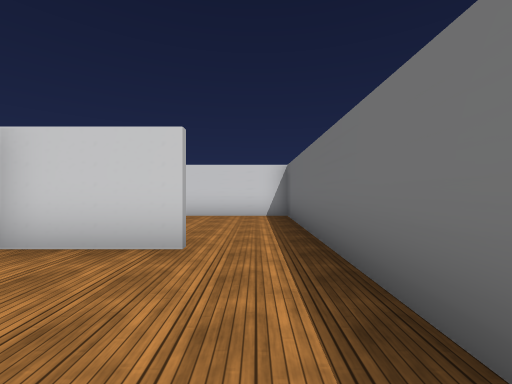
view 1 (above)

24 first-person views from a walk through a 3-D level made in the Unity game engine. The camera is 1.4 m above the floor, looks level and sees 90° across. The floor is counted in squares, 2 m on a side. Each view is taken from the middle of a square. On the plan, view 1 faces up. The plan holds only what a view shows up to about 9 squares ahead; the rest is blank. The place goes on beyond the plan. The player is left out. Some animated figures are left out. Some surface patterns are stand-ins.

view 2
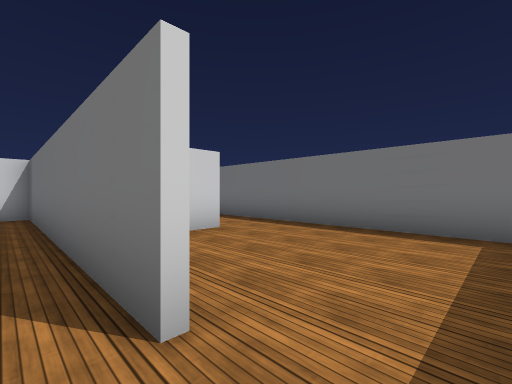

view 3
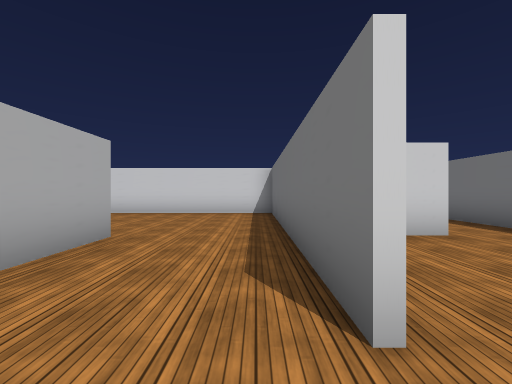

view 4
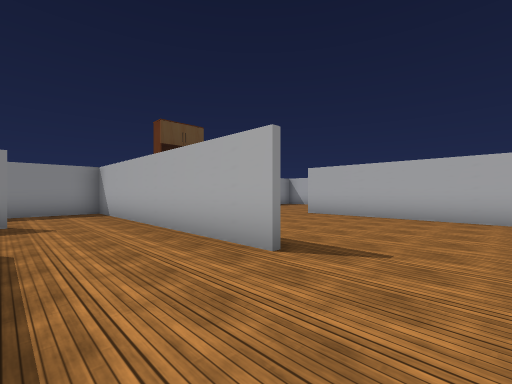

view 5
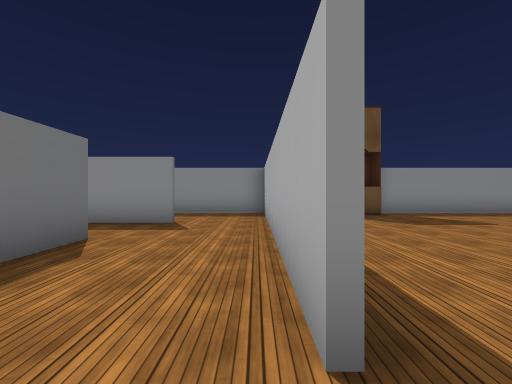

view 6
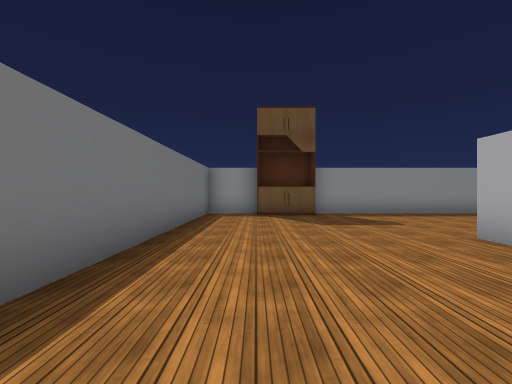

view 7
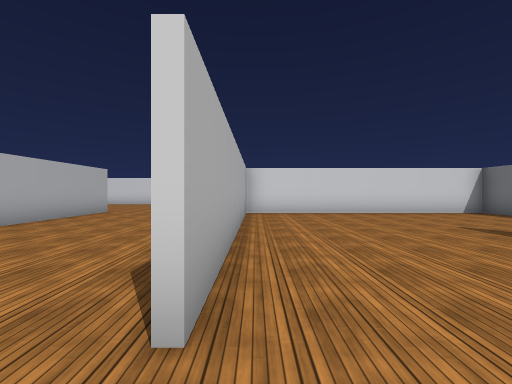

view 8
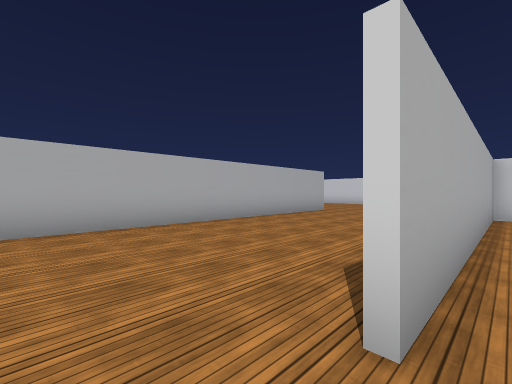

view 9
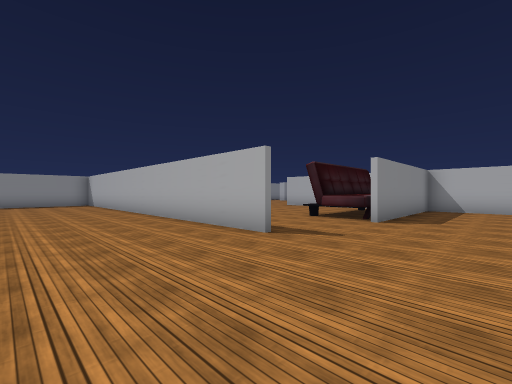

view 10
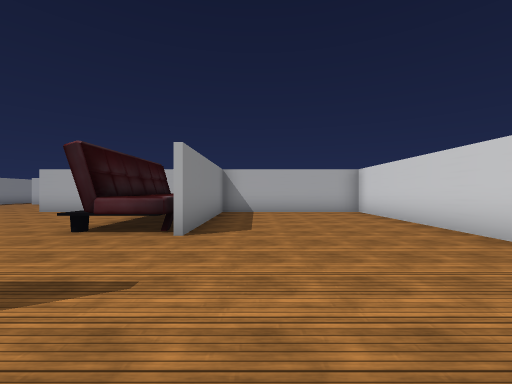

view 11
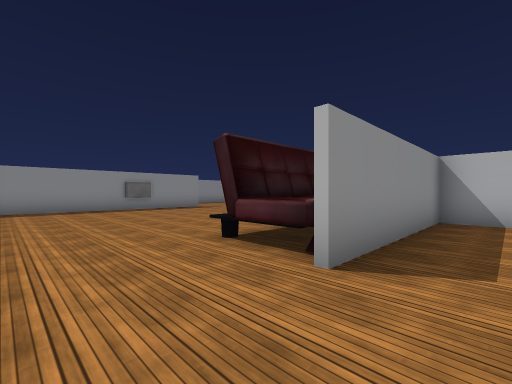

view 12
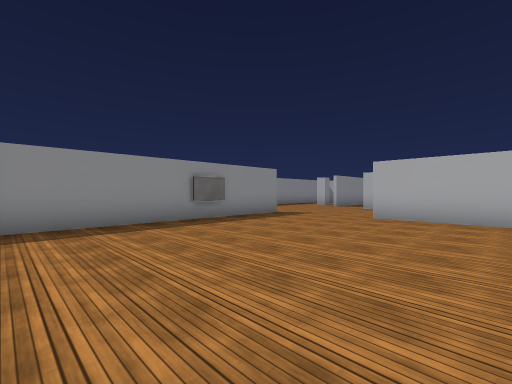

view 13
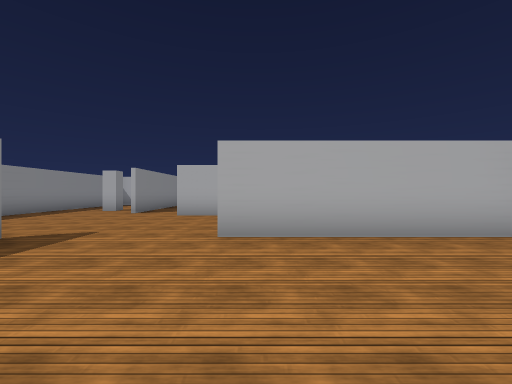

view 14
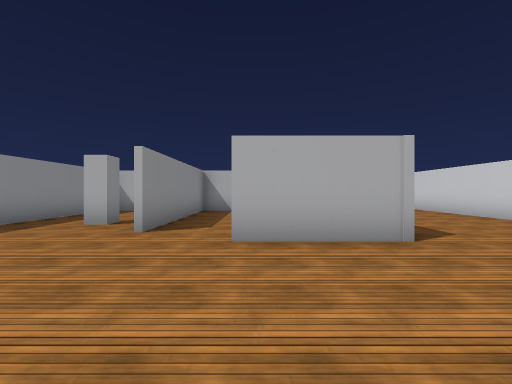

view 15
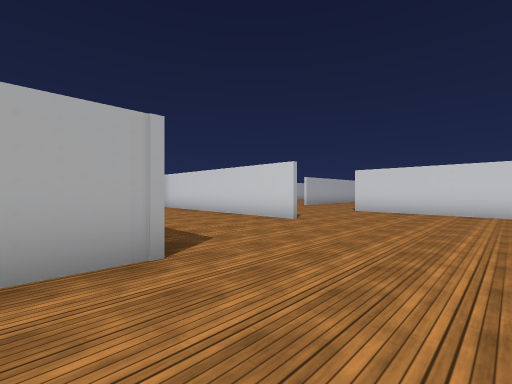

view 16
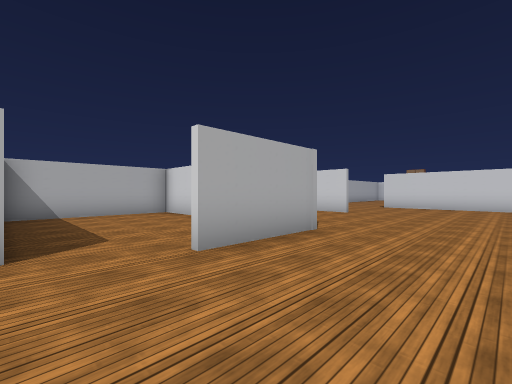

view 17
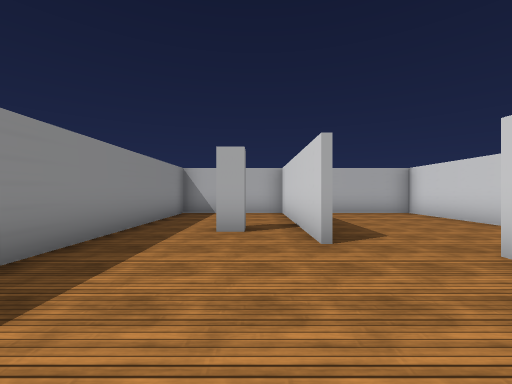

view 18
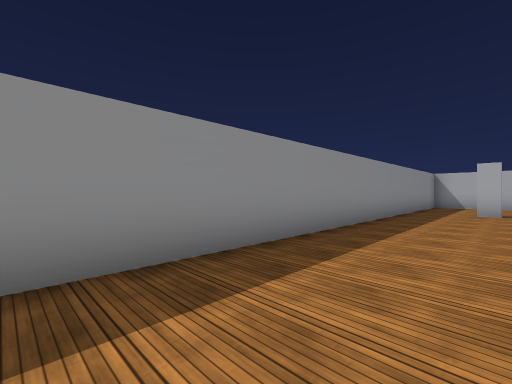

view 19
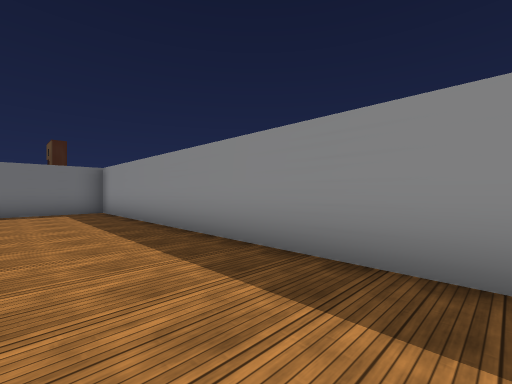

view 20
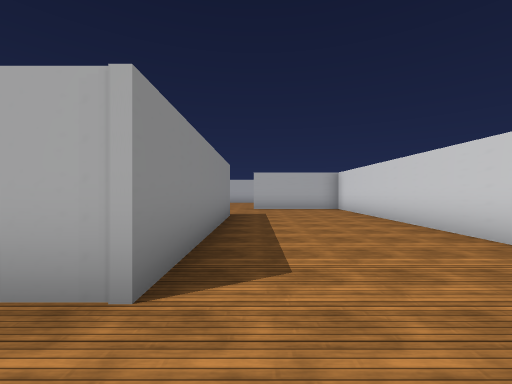

view 21
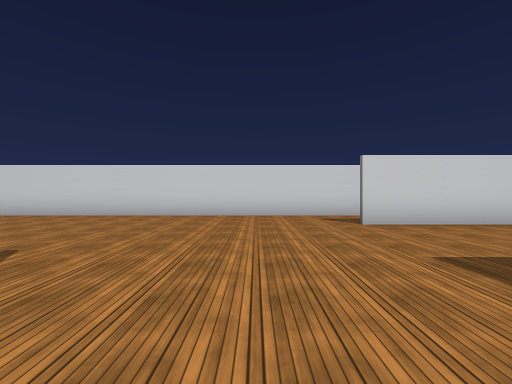

view 22
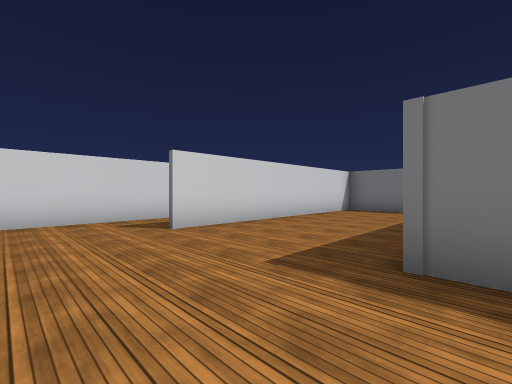

view 23
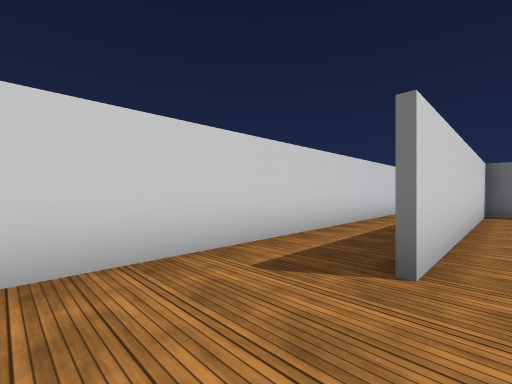

view 24
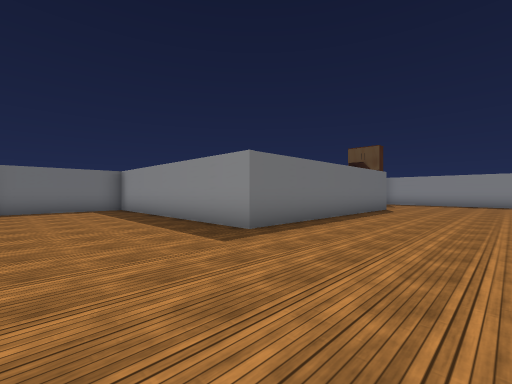

### Floor plan
Ten units are one square. View 1 is at (0, 0); x grows to the right and y downward. Boxes are objects, and circles mark ways between rooms. Rooms are numbered by the first view taken in them; rooms with no view inside come last. Other rooms are left out.
<svg viewBox="-355 -141 369 191">
<path fill="none" stroke="#000" d="M-9 -31 -31 -31M9 10 9 -25M-162 -81 -162 10M-210 -88 -190 -88M-240 -71 -240 -24M-115 -18 -115 -77 -56 -77M-239 8 -170 8M-154 44 -99 44M-250 -113 -285 -113M-290 -75 -350 -75M-284 11 -334 11M-63 -31 -63 24M-81 44 -59 44M-64 44 -64 -25M-43 -89 -43 -115 -118 -115M-35 -1 -35 -75 -113 -75 -113 -1M-41 18 -21 18M-334 -32 -276 -32 -276 -6M-51 -136 -240 -136 -240 -88 -229 -88M-335 9 -335 44 -164 44 -164 20M-302 -31 -335 -31 -335 9M-328 8 -284 8M9 -25 9 -75 -21 -75"/>
<rect x="-305" y="15" width="10" height="10" fill="#bbb"><title>pillar</title></rect>
<rect x="-235" y="-85" width="40" height="20" fill="#bbb"><title>other object</title></rect>
<rect x="-95" y="35" width="20" height="10" fill="#bbb"><title>other object</title></rect>
<circle cx="-30" cy="5" r="3" fill="#2a7"/>
<circle cx="0" cy="-30" r="3" fill="#2a7"/>
<circle cx="-280" cy="0" r="3" fill="#2a7"/>
<text x="-10" y="-10">1</text>
<text x="-180" y="-40">2</text>
<text x="-310" y="-10">3</text>
<text x="-10" y="-50">4</text>
</svg>
Room 1 opens to room 2. Room 1 opens to room 4. Room 2 opens to room 3.

Where each view was taken, in squares from view 1:
view 1: 0 up, 0 right, facing up
view 2: 1 down, 4 left, facing up-right
view 3: 1 down, 4 left, facing up
view 4: 5 up, 4 left, facing down-left
view 5: 4 up, 6 left, facing down
view 6: 4 up, 8 left, facing down
view 7: 1 down, 11 left, facing up
view 8: 1 down, 11 left, facing up-left
view 9: 11 up, 13 left, facing down-left
view 10: 10 up, 15 left, facing left
view 11: 10 up, 17 left, facing down-left
view 12: 5 up, 17 left, facing down-left
view 13: 3 up, 20 left, facing left
view 14: 1 up, 24 left, facing left
view 15: 2 up, 25 left, facing up-left
view 16: 1 down, 25 left, facing up-left
view 17: 2 down, 25 left, facing left
view 18: 2 down, 20 left, facing down-left
view 19: 2 down, 26 left, facing down-right
view 20: 4 up, 26 left, facing left
view 21: 6 up, 14 left, facing up
view 22: 7 up, 14 left, facing up-right
view 23: 11 up, 14 left, facing up-right
view 24: 11 up, 15 left, facing down-right
